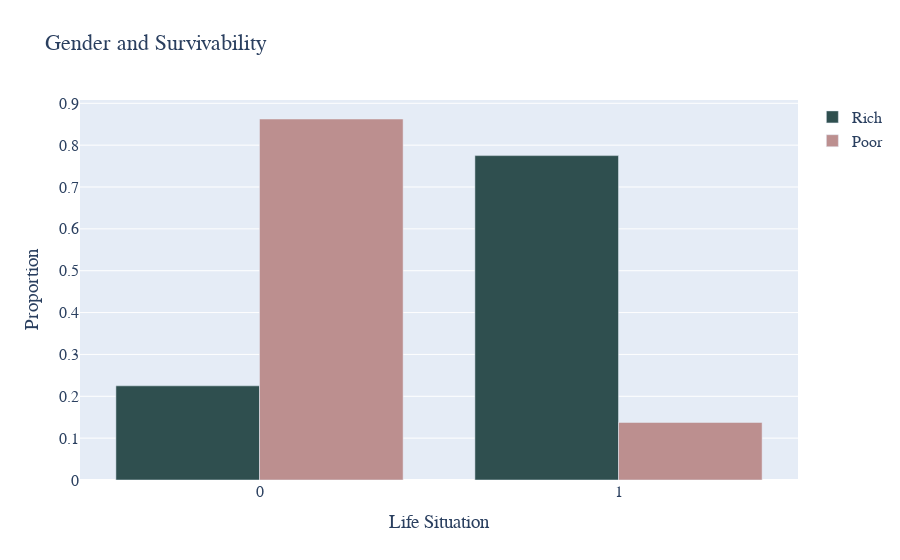

This figure's notebook cell:
### Code cell
ricos = go.Bar(x=ratio_ricos.index,
              y=ratio_ricos.values,
              marker={"color":"darkslategrey"},
              name="Rich",
              hovertemplate="Percentage %{y:.3f}%")

pobres = go.Bar(x=ratio_pobres.index,
              y=ratio_pobres.values,
              marker={"color":"rosybrown"},
              name="Poor",
              hovertemplate="Percentage %{y:.3f}%")

layout = go.Layout(title="Gender and Survivability",
                  xaxis={"title":"Life Situation"},
                  yaxis={"title":"Proportion"})

fig = go.Figure(data=[ricos,pobres], layout=layout)
fig.update_layout(
    font=dict(family='Droid-Serif', size=16))
iplot(fig)

### Figure 1 — Plotly figure (JSON) as saved in the notebook; plotly's stock layout.template omitted (floating-point values rounded to 4 significant figures)
{"data": [{"hovertemplate": "Percentage %{y:.3f}%", "marker": {"color": "darkslategrey"}, "name": "Rich", "type": "bar", "x": [1, 0], "y": [0.775, 0.225]}, {"hovertemplate": "Percentage %{y:.3f}%", "marker": {"color": "rosybrown"}, "name": "Poor", "type": "bar", "x": [1, 0], "y": [0.1375, 0.8625]}], "layout": {"font": {"family": "Droid-Serif", "size": 16}, "title": {"text": "Gender and Survivability"}, "xaxis": {"title": {"text": "Life Situation"}}, "yaxis": {"title": {"text": "Proportion"}}}}
